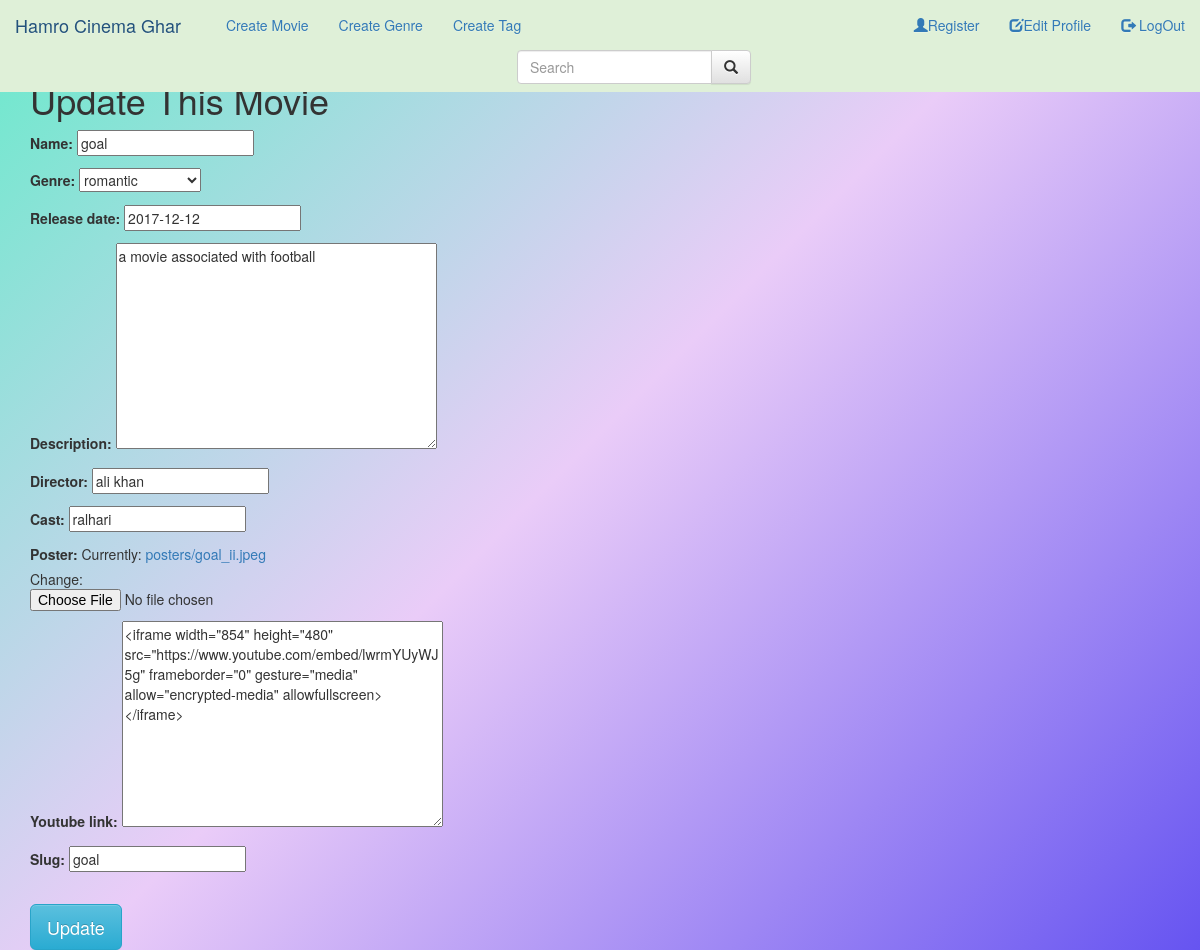
The page /movie/goal/update (signed in) on the database its author committed.
### qfxcinema/models.py (models this page shows, shortened)
class Movie(models.Model):
    name = models.CharField(max_length=40)
    genre = models.ForeignKey(Genre, on_delete=models.DO_NOTHING)
    release_date = models.DateField(auto_now_add=False)
    description = models.TextField()
    director = models.CharField(max_length=30)
    cast = models.CharField(max_length=200)
    poster = models.ImageField(upload_to='posters', null=True)
    youtube_link = models.TextField(blank=True, null=True)
    slug = models.SlugField(blank=True, unique=True)

class Genre(models.Model):
    name = models.CharField(max_length=30)
    def __str__(self):
        return self.name

### qfxcinema/views.py (the view)
# urls.py: path('<slug:slug>/update', staff_member_required(MovieUpdateView.as_view()), name='movie-update'),
class MovieUpdateView(UpdateView):
    model = Movie
    template_name = 'qfxcinema/create.html'
    fields = '__all__'
    success_url = reverse_lazy('movie:movie-list')
    def get_context_data(self, **kwargs):
        context = super(MovieUpdateView, self).get_context_data(**kwargs)
        context = {'Update': 'Update', 'form': self.get_form(), 'Update_Movie': 'Update This Movie', }
        return context

### qfxcinema/templates/qfxcinema/create.html (shortened to what this page needs)
{% extends 'base.html' %}
{% block body %}
<div class="container">
	<h1>{{ Create_Movie }} {{ Update_Movie }}</h1>
	<form method="Post" enctype="multipart/form-data">
		{{ form.as_p }} <br>
		<button type="submit" class="btn btn-info btn-lg">{{ Create }} {{ Update }}</button>
	</form>
</div>
{% endblock%}

### rows shown on the page
Movie: name "goal", genre "romantic", release_date "2017-12-12", description "a movie associated with football", director "ali khan", cast "ralhari", youtube_link "<iframe width=\"854\" height=\"480\" src=\"https://www.youtube.com/embed/lwrmYUyWJ5g\" frameborder=\"0\" gesture=\"media\" allow=\"encrypted-media\" allowfullscreen></iframe>", slug "goal"

### other values the page prints
{{ Update_Movie }} "Update This Movie"
{{ Update }} "Update"
